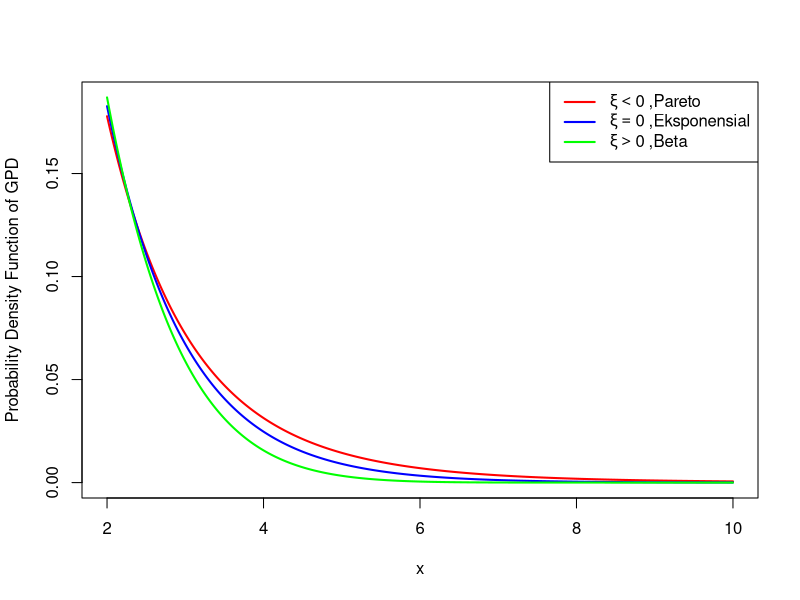

The R source for this figure:
### Tanpa package (Hosking approach with -xi)
gpd_pdf_modified <- function(x, mu, sigma, xi) {
  if (xi != 0) {
    return ((1/sigma) * (1 - (xi * (x - mu)) / sigma)^(1/xi - 1))
  } else {
    return ((1/sigma) * exp(-(x - mu) / sigma))
  }
}

# Perkiraan nilai x
x <- seq(2,10, length.out = 1000)

# Parameter
mu <- 0.3
sigma <- 1
xi_values <- c(-0.1, 0, 0.1)

# Compute the modified GPD PDF for different xi values
pdfs_modified <- sapply(xi_values, function(xi) sapply(x, gpd_pdf_modified, mu = mu, sigma = sigma, xi = xi))

# Set up plot colors
colors <- c("red", "blue", "green")

# Plot the modified PDF for each xi value
plot(x, pdfs_modified[,1], type="l", col=colors[1], lwd=2, ylim=c(0, max(pdfs_modified)), ylab="Probability Density Function of GPD", xlab="x")
for (i in 2:length(xi_values)) {
  lines(x, pdfs_modified[,i], col=colors[i], lwd=2)
}

legend("topright", legend=c(xi<0~",Pareto", xi==0~",Eksponensial", xi>0~",Beta"), col=colors, lty=1,lwd=2)